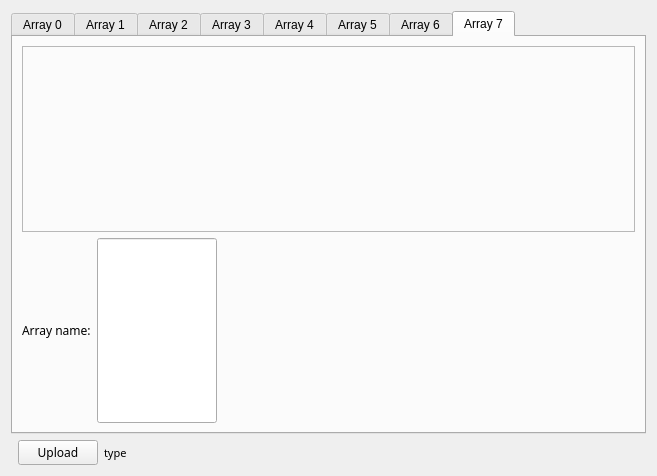
<?xml version="1.0" encoding="UTF-8"?>
<ui version="4.0">
 <class>EFrame</class>
 <widget class="QEFrame" name="EFrame">
  <property name="geometry">
   <rect>
    <x>0</x>
    <y>0</y>
    <width>657</width>
    <height>476</height>
   </rect>
  </property>
  <property name="windowTitle">
   <string>User array plot</string>
  </property>
  <layout class="QVBoxLayout" name="verticalLayout_3">
   <item>
    <widget class="QTabWidget" name="tabWidget">
     <property name="currentIndex">
      <number>7</number>
     </property>
     <property name="elideMode">
      <enum>Qt::ElideNone</enum>
     </property>
     <widget class="QWidget" name="tab">
      <attribute name="title">
       <string>Array 0</string>
      </attribute>
      <layout class="QVBoxLayout" name="verticalLayout_2">
       <item>
        <widget class="QFrame" name="frame_2">
         <property name="frameShape">
          <enum>QFrame::StyledPanel</enum>
         </property>
         <property name="frameShadow">
          <enum>QFrame::Raised</enum>
         </property>
         <layout class="QVBoxLayout" name="verticalLayout">
          <item>
           <widget class="QEPlot" name="qeplot_2">
            <property name="font">
             <font>
              <family>Abyssinica SIL</family>
              <pointsize>9</pointsize>
             </font>
            </property>
            <property name="variable1" stdset="0">
             <string>$(P)UARRAY0_MON</string>
            </property>
            <property name="axisEnableX">
             <bool>true</bool>
            </property>
            <property name="gridEnableMajorX">
             <bool>true</bool>
            </property>
            <property name="gridEnableMajorY">
             <bool>true</bool>
            </property>
            <property name="xIncrement">
             <double>1.000000000000000</double>
            </property>
            <property name="timeSpan">
             <UInt>59</UInt>
            </property>
            <property name="tickRate">
             <UInt>50</UInt>
            </property>
           </widget>
          </item>
         </layout>
        </widget>
       </item>
       <item>
        <layout class="QHBoxLayout" name="horizontalLayout_4">
         <item>
          <widget class="QLabel" name="label_10">
           <property name="sizePolicy">
            <sizepolicy hsizetype="Preferred" vsizetype="Minimum">
             <horstretch>0</horstretch>
             <verstretch>0</verstretch>
            </sizepolicy>
           </property>
           <property name="minimumSize">
            <size>
             <width>0</width>
             <height>1</height>
            </size>
           </property>
           <property name="sizeIncrement">
            <size>
             <width>1</width>
             <height>1</height>
            </size>
           </property>
           <property name="font">
            <font>
             <family>Abyssinica SIL</family>
             <pointsize>9</pointsize>
            </font>
           </property>
           <property name="text">
            <string>Array name:</string>
           </property>
          </widget>
         </item>
         <item>
          <widget class="QELineEdit" name="qelineedit_16">
           <property name="sizePolicy">
            <sizepolicy hsizetype="Fixed" vsizetype="Preferred">
             <horstretch>0</horstretch>
             <verstretch>0</verstretch>
            </sizepolicy>
           </property>
           <property name="minimumSize">
            <size>
             <width>120</width>
             <height>1</height>
            </size>
           </property>
           <property name="font">
            <font>
             <family>Abyssinica SIL</family>
             <pointsize>8</pointsize>
            </font>
           </property>
           <property name="variable" stdset="0">
            <string>$(P)UARRAYNAME0_SP</string>
           </property>
           <property name="addUnits">
            <bool>true</bool>
           </property>
          </widget>
         </item>
         <item>
          <spacer name="horizontalSpacer">
           <property name="orientation">
            <enum>Qt::Horizontal</enum>
           </property>
           <property name="sizeHint" stdset="0">
            <size>
             <width>40</width>
             <height>20</height>
            </size>
           </property>
          </spacer>
         </item>
        </layout>
       </item>
      </layout>
     </widget>
     <widget class="QWidget" name="tab_2">
      <attribute name="title">
       <string>Array 1</string>
      </attribute>
      <layout class="QVBoxLayout" name="verticalLayout_5">
       <item>
        <widget class="QFrame" name="frame_3">
         <property name="frameShape">
          <enum>QFrame::StyledPanel</enum>
         </property>
         <property name="frameShadow">
          <enum>QFrame::Raised</enum>
         </property>
         <layout class="QVBoxLayout" name="verticalLayout_4">
          <item>
           <widget class="QEPlot" name="qeplot_3">
            <property name="font">
             <font>
              <family>Abyssinica SIL</family>
              <pointsize>9</pointsize>
             </font>
            </property>
            <property name="variable1" stdset="0">
             <string>$(P)UARRAY1_MON</string>
            </property>
            <property name="axisEnableX">
             <bool>true</bool>
            </property>
            <property name="gridEnableMajorX">
             <bool>true</bool>
            </property>
            <property name="gridEnableMajorY">
             <bool>true</bool>
            </property>
            <property name="xIncrement">
             <double>1.000000000000000</double>
            </property>
            <property name="timeSpan">
             <UInt>59</UInt>
            </property>
            <property name="tickRate">
             <UInt>50</UInt>
            </property>
           </widget>
          </item>
         </layout>
        </widget>
       </item>
       <item>
        <layout class="QHBoxLayout" name="horizontalLayout_5">
         <item>
          <widget class="QLabel" name="label_11">
           <property name="sizePolicy">
            <sizepolicy hsizetype="Preferred" vsizetype="Minimum">
             <horstretch>0</horstretch>
             <verstretch>0</verstretch>
            </sizepolicy>
           </property>
           <property name="minimumSize">
            <size>
             <width>0</width>
             <height>1</height>
            </size>
           </property>
           <property name="sizeIncrement">
            <size>
             <width>1</width>
             <height>1</height>
            </size>
           </property>
           <property name="font">
            <font>
             <family>Abyssinica SIL</family>
             <pointsize>9</pointsize>
            </font>
           </property>
           <property name="text">
            <string>Array name:</string>
           </property>
          </widget>
         </item>
         <item>
          <widget class="QELineEdit" name="qelineedit_17">
           <property name="sizePolicy">
            <sizepolicy hsizetype="Fixed" vsizetype="Preferred">
             <horstretch>0</horstretch>
             <verstretch>0</verstretch>
            </sizepolicy>
           </property>
           <property name="minimumSize">
            <size>
             <width>120</width>
             <height>1</height>
            </size>
           </property>
           <property name="font">
            <font>
             <family>Abyssinica SIL</family>
             <pointsize>8</pointsize>
            </font>
           </property>
           <property name="variable" stdset="0">
            <string>$(P)UARRAYNAME1_SP</string>
           </property>
           <property name="addUnits">
            <bool>true</bool>
           </property>
          </widget>
         </item>
         <item>
          <spacer name="horizontalSpacer_2">
           <property name="orientation">
            <enum>Qt::Horizontal</enum>
           </property>
           <property name="sizeHint" stdset="0">
            <size>
             <width>40</width>
             <height>20</height>
            </size>
           </property>
          </spacer>
         </item>
        </layout>
       </item>
      </layout>
     </widget>
     <widget class="QWidget" name="tab_3">
      <attribute name="title">
       <string>Array 2</string>
      </attribute>
      <layout class="QVBoxLayout" name="verticalLayout_7">
       <item>
        <widget class="QFrame" name="frame_4">
         <property name="frameShape">
          <enum>QFrame::StyledPanel</enum>
         </property>
         <property name="frameShadow">
          <enum>QFrame::Raised</enum>
         </property>
         <layout class="QVBoxLayout" name="verticalLayout_6">
          <item>
           <widget class="QEPlot" name="qeplot_4">
            <property name="font">
             <font>
              <family>Abyssinica SIL</family>
              <pointsize>9</pointsize>
             </font>
            </property>
            <property name="variable1" stdset="0">
             <string>$(P)UARRAY2_MON</string>
            </property>
            <property name="axisEnableX">
             <bool>true</bool>
            </property>
            <property name="gridEnableMajorX">
             <bool>true</bool>
            </property>
            <property name="gridEnableMajorY">
             <bool>true</bool>
            </property>
            <property name="xIncrement">
             <double>1.000000000000000</double>
            </property>
            <property name="timeSpan">
             <UInt>59</UInt>
            </property>
            <property name="tickRate">
             <UInt>50</UInt>
            </property>
           </widget>
          </item>
         </layout>
        </widget>
       </item>
       <item>
        <layout class="QHBoxLayout" name="horizontalLayout_6">
         <item>
          <widget class="QLabel" name="label_12">
           <property name="sizePolicy">
            <sizepolicy hsizetype="Preferred" vsizetype="Minimum">
             <horstretch>0</horstretch>
             <verstretch>0</verstretch>
            </sizepolicy>
           </property>
           <property name="minimumSize">
            <size>
             <width>0</width>
             <height>1</height>
            </size>
           </property>
           <property name="sizeIncrement">
            <size>
             <width>1</width>
             <height>1</height>
            </size>
           </property>
           <property name="font">
            <font>
             <family>Abyssinica SIL</family>
             <pointsize>9</pointsize>
            </font>
           </property>
           <property name="text">
            <string>Array name:</string>
           </property>
          </widget>
         </item>
         <item>
          <widget class="QELineEdit" name="qelineedit_18">
           <property name="sizePolicy">
            <sizepolicy hsizetype="Fixed" vsizetype="Preferred">
             <horstretch>0</horstretch>
             <verstretch>0</verstretch>
            </sizepolicy>
           </property>
           <property name="minimumSize">
            <size>
             <width>120</width>
             <height>1</height>
            </size>
           </property>
           <property name="font">
            <font>
             <family>Abyssinica SIL</family>
             <pointsize>8</pointsize>
            </font>
           </property>
           <property name="variable" stdset="0">
            <string>$(P)UARRAYNAME2_SP</string>
           </property>
           <property name="addUnits">
            <bool>true</bool>
           </property>
          </widget>
         </item>
         <item>
          <spacer name="horizontalSpacer_3">
           <property name="orientation">
            <enum>Qt::Horizontal</enum>
           </property>
           <property name="sizeHint" stdset="0">
            <size>
             <width>40</width>
             <height>20</height>
            </size>
           </property>
          </spacer>
         </item>
        </layout>
       </item>
      </layout>
     </widget>
     <widget class="QWidget" name="tab_4">
      <attribute name="title">
       <string>Array 3</string>
      </attribute>
      <layout class="QVBoxLayout" name="verticalLayout_9">
       <item>
        <widget class="QFrame" name="frame_5">
         <property name="frameShape">
          <enum>QFrame::StyledPanel</enum>
         </property>
         <property name="frameShadow">
          <enum>QFrame::Raised</enum>
         </property>
         <layout class="QVBoxLayout" name="verticalLayout_8">
          <item>
           <widget class="QEPlot" name="qeplot_5">
            <property name="font">
             <font>
              <family>Abyssinica SIL</family>
              <pointsize>9</pointsize>
             </font>
            </property>
            <property name="variable1" stdset="0">
             <string>$(P)UARRAY3_MON</string>
            </property>
            <property name="axisEnableX">
             <bool>true</bool>
            </property>
            <property name="gridEnableMajorX">
             <bool>true</bool>
            </property>
            <property name="gridEnableMajorY">
             <bool>true</bool>
            </property>
            <property name="xIncrement">
             <double>1.000000000000000</double>
            </property>
            <property name="timeSpan">
             <UInt>59</UInt>
            </property>
            <property name="tickRate">
             <UInt>50</UInt>
            </property>
           </widget>
          </item>
         </layout>
        </widget>
       </item>
       <item>
        <layout class="QHBoxLayout" name="horizontalLayout_7">
         <item>
          <widget class="QLabel" name="label_13">
           <property name="sizePolicy">
            <sizepolicy hsizetype="Preferred" vsizetype="Minimum">
             <horstretch>0</horstretch>
             <verstretch>0</verstretch>
            </sizepolicy>
           </property>
           <property name="minimumSize">
            <size>
             <width>0</width>
             <height>1</height>
            </size>
           </property>
           <property name="sizeIncrement">
            <size>
             <width>1</width>
             <height>1</height>
            </size>
           </property>
           <property name="font">
            <font>
             <family>Abyssinica SIL</family>
             <pointsize>9</pointsize>
            </font>
           </property>
           <property name="text">
            <string>Array name:</string>
           </property>
          </widget>
         </item>
         <item>
          <widget class="QELineEdit" name="qelineedit_19">
           <property name="sizePolicy">
            <sizepolicy hsizetype="Fixed" vsizetype="Preferred">
             <horstretch>0</horstretch>
             <verstretch>0</verstretch>
            </sizepolicy>
           </property>
           <property name="minimumSize">
            <size>
             <width>120</width>
             <height>1</height>
            </size>
           </property>
           <property name="font">
            <font>
             <family>Abyssinica SIL</family>
             <pointsize>8</pointsize>
            </font>
           </property>
           <property name="variable" stdset="0">
            <string>$(P)UARRAYNAME3_SP</string>
           </property>
           <property name="addUnits">
            <bool>true</bool>
           </property>
          </widget>
         </item>
         <item>
          <spacer name="horizontalSpacer_4">
           <property name="orientation">
            <enum>Qt::Horizontal</enum>
           </property>
           <property name="sizeHint" stdset="0">
            <size>
             <width>40</width>
             <height>20</height>
            </size>
           </property>
          </spacer>
         </item>
        </layout>
       </item>
      </layout>
     </widget>
     <widget class="QWidget" name="tab_5">
      <attribute name="title">
       <string>Array 4</string>
      </attribute>
      <layout class="QVBoxLayout" name="verticalLayout_11">
       <item>
        <widget class="QFrame" name="frame_6">
         <property name="frameShape">
          <enum>QFrame::StyledPanel</enum>
         </property>
         <property name="frameShadow">
          <enum>QFrame::Raised</enum>
         </property>
         <layout class="QVBoxLayout" name="verticalLayout_10">
          <item>
           <widget class="QEPlot" name="qeplot_6">
            <property name="font">
             <font>
              <family>Abyssinica SIL</family>
              <pointsize>9</pointsize>
             </font>
            </property>
            <property name="variable1" stdset="0">
             <string>$(P)UARRAY4_MON</string>
            </property>
            <property name="axisEnableX">
             <bool>true</bool>
            </property>
            <property name="gridEnableMajorX">
             <bool>true</bool>
            </property>
            <property name="gridEnableMajorY">
             <bool>true</bool>
            </property>
            <property name="xIncrement">
             <double>1.000000000000000</double>
            </property>
            <property name="timeSpan">
             <UInt>59</UInt>
            </property>
            <property name="tickRate">
             <UInt>50</UInt>
            </property>
           </widget>
          </item>
         </layout>
        </widget>
       </item>
       <item>
        <layout class="QHBoxLayout" name="horizontalLayout_8">
         <item>
          <widget class="QLabel" name="label_17">
           <property name="sizePolicy">
            <sizepolicy hsizetype="Preferred" vsizetype="Minimum">
             <horstretch>0</horstretch>
             <verstretch>0</verstretch>
            </sizepolicy>
           </property>
           <property name="minimumSize">
            <size>
             <width>0</width>
             <height>1</height>
            </size>
           </property>
           <property name="sizeIncrement">
            <size>
             <width>1</width>
             <height>1</height>
            </size>
           </property>
           <property name="font">
            <font>
             <family>Abyssinica SIL</family>
             <pointsize>9</pointsize>
            </font>
           </property>
           <property name="text">
            <string>Array name:</string>
           </property>
          </widget>
         </item>
         <item>
          <widget class="QELineEdit" name="qelineedit_20">
           <property name="sizePolicy">
            <sizepolicy hsizetype="Fixed" vsizetype="Preferred">
             <horstretch>0</horstretch>
             <verstretch>0</verstretch>
            </sizepolicy>
           </property>
           <property name="minimumSize">
            <size>
             <width>120</width>
             <height>1</height>
            </size>
           </property>
           <property name="font">
            <font>
             <family>Abyssinica SIL</family>
             <pointsize>8</pointsize>
            </font>
           </property>
           <property name="variable" stdset="0">
            <string>$(P)UARRAYNAME4_SP</string>
           </property>
           <property name="addUnits">
            <bool>true</bool>
           </property>
          </widget>
         </item>
         <item>
          <spacer name="horizontalSpacer_5">
           <property name="orientation">
            <enum>Qt::Horizontal</enum>
           </property>
           <property name="sizeHint" stdset="0">
            <size>
             <width>40</width>
             <height>20</height>
            </size>
           </property>
          </spacer>
         </item>
        </layout>
       </item>
      </layout>
     </widget>
     <widget class="QWidget" name="tab_6">
      <attribute name="title">
       <string>Array 5</string>
      </attribute>
      <layout class="QVBoxLayout" name="verticalLayout_13">
       <item>
        <widget class="QFrame" name="frame_7">
         <property name="frameShape">
          <enum>QFrame::StyledPanel</enum>
         </property>
         <property name="frameShadow">
          <enum>QFrame::Raised</enum>
         </property>
         <layout class="QVBoxLayout" name="verticalLayout_12">
          <item>
           <widget class="QEPlot" name="qeplot_7">
            <property name="font">
             <font>
              <family>Abyssinica SIL</family>
              <pointsize>9</pointsize>
             </font>
            </property>
            <property name="variable1" stdset="0">
             <string>$(P)UARRAY5_MON</string>
            </property>
            <property name="axisEnableX">
             <bool>true</bool>
            </property>
            <property name="gridEnableMajorX">
             <bool>true</bool>
            </property>
            <property name="gridEnableMajorY">
             <bool>true</bool>
            </property>
            <property name="xIncrement">
             <double>1.000000000000000</double>
            </property>
            <property name="timeSpan">
             <UInt>59</UInt>
            </property>
            <property name="tickRate">
             <UInt>50</UInt>
            </property>
           </widget>
          </item>
         </layout>
        </widget>
       </item>
       <item>
        <layout class="QHBoxLayout" name="horizontalLayout_9">
         <item>
          <widget class="QLabel" name="label_16">
           <property name="sizePolicy">
            <sizepolicy hsizetype="Preferred" vsizetype="Minimum">
             <horstretch>0</horstretch>
             <verstretch>0</verstretch>
            </sizepolicy>
           </property>
           <property name="minimumSize">
            <size>
             <width>0</width>
             <height>1</height>
            </size>
           </property>
           <property name="sizeIncrement">
            <size>
             <width>1</width>
             <height>1</height>
            </size>
           </property>
           <property name="font">
            <font>
             <family>Abyssinica SIL</family>
             <pointsize>9</pointsize>
            </font>
           </property>
           <property name="text">
            <string>Array name:</string>
           </property>
          </widget>
         </item>
         <item>
          <widget class="QELineEdit" name="qelineedit_21">
           <property name="sizePolicy">
            <sizepolicy hsizetype="Fixed" vsizetype="Preferred">
             <horstretch>0</horstretch>
             <verstretch>0</verstretch>
            </sizepolicy>
           </property>
           <property name="minimumSize">
            <size>
             <width>120</width>
             <height>1</height>
            </size>
           </property>
           <property name="font">
            <font>
             <family>Abyssinica SIL</family>
             <pointsize>8</pointsize>
            </font>
           </property>
           <property name="variable" stdset="0">
            <string>$(P)UARRAYNAME5_SP</string>
           </property>
           <property name="addUnits">
            <bool>true</bool>
           </property>
          </widget>
         </item>
         <item>
          <spacer name="horizontalSpacer_6">
           <property name="orientation">
            <enum>Qt::Horizontal</enum>
           </property>
           <property name="sizeHint" stdset="0">
            <size>
             <width>40</width>
             <height>20</height>
            </size>
           </property>
          </spacer>
         </item>
        </layout>
       </item>
      </layout>
     </widget>
     <widget class="QWidget" name="tab_7">
      <attribute name="title">
       <string>Array 6</string>
      </attribute>
      <layout class="QVBoxLayout" name="verticalLayout_15">
       <item>
        <widget class="QFrame" name="frame_8">
         <property name="frameShape">
          <enum>QFrame::StyledPanel</enum>
         </property>
         <property name="frameShadow">
          <enum>QFrame::Raised</enum>
         </property>
         <layout class="QVBoxLayout" name="verticalLayout_14">
          <item>
           <widget class="QEPlot" name="qeplot_8">
            <property name="font">
             <font>
              <family>Abyssinica SIL</family>
              <pointsize>9</pointsize>
             </font>
            </property>
            <property name="variable1" stdset="0">
             <string>$(P)UARRAY6_MON</string>
            </property>
            <property name="axisEnableX">
             <bool>true</bool>
            </property>
            <property name="gridEnableMajorX">
             <bool>true</bool>
            </property>
            <property name="gridEnableMajorY">
             <bool>true</bool>
            </property>
            <property name="xIncrement">
             <double>1.000000000000000</double>
            </property>
            <property name="timeSpan">
             <UInt>59</UInt>
            </property>
            <property name="tickRate">
             <UInt>50</UInt>
            </property>
           </widget>
          </item>
         </layout>
        </widget>
       </item>
       <item>
        <layout class="QHBoxLayout" name="horizontalLayout_10">
         <item>
          <widget class="QLabel" name="label_15">
           <property name="sizePolicy">
            <sizepolicy hsizetype="Preferred" vsizetype="Minimum">
             <horstretch>0</horstretch>
             <verstretch>0</verstretch>
            </sizepolicy>
           </property>
           <property name="minimumSize">
            <size>
             <width>0</width>
             <height>1</height>
            </size>
           </property>
           <property name="sizeIncrement">
            <size>
             <width>1</width>
             <height>1</height>
            </size>
           </property>
           <property name="font">
            <font>
             <family>Abyssinica SIL</family>
             <pointsize>9</pointsize>
            </font>
           </property>
           <property name="text">
            <string>Array name:</string>
           </property>
          </widget>
         </item>
         <item>
          <widget class="QELineEdit" name="qelineedit_22">
           <property name="sizePolicy">
            <sizepolicy hsizetype="Fixed" vsizetype="Preferred">
             <horstretch>0</horstretch>
             <verstretch>0</verstretch>
            </sizepolicy>
           </property>
           <property name="minimumSize">
            <size>
             <width>120</width>
             <height>1</height>
            </size>
           </property>
           <property name="font">
            <font>
             <family>Abyssinica SIL</family>
             <pointsize>8</pointsize>
            </font>
           </property>
           <property name="variable" stdset="0">
            <string>$(P)UARRAYNAME6_SP</string>
           </property>
           <property name="addUnits">
            <bool>true</bool>
           </property>
          </widget>
         </item>
         <item>
          <spacer name="horizontalSpacer_7">
           <property name="orientation">
            <enum>Qt::Horizontal</enum>
           </property>
           <property name="sizeHint" stdset="0">
            <size>
             <width>40</width>
             <height>20</height>
            </size>
           </property>
          </spacer>
         </item>
        </layout>
       </item>
      </layout>
     </widget>
     <widget class="QWidget" name="tab_8">
      <attribute name="title">
       <string>Array 7</string>
      </attribute>
      <layout class="QVBoxLayout" name="verticalLayout_17">
       <item>
        <widget class="QFrame" name="frame_9">
         <property name="frameShape">
          <enum>QFrame::StyledPanel</enum>
         </property>
         <property name="frameShadow">
          <enum>QFrame::Raised</enum>
         </property>
         <layout class="QVBoxLayout" name="verticalLayout_16">
          <item>
           <widget class="QEPlot" name="qeplot_9">
            <property name="font">
             <font>
              <family>Abyssinica SIL</family>
              <pointsize>9</pointsize>
             </font>
            </property>
            <property name="variable1" stdset="0">
             <string>$(P)UARRAY7_MON</string>
            </property>
            <property name="axisEnableX">
             <bool>true</bool>
            </property>
            <property name="gridEnableMajorX">
             <bool>true</bool>
            </property>
            <property name="gridEnableMajorY">
             <bool>true</bool>
            </property>
            <property name="xIncrement">
             <double>1.000000000000000</double>
            </property>
            <property name="timeSpan">
             <UInt>59</UInt>
            </property>
            <property name="tickRate">
             <UInt>50</UInt>
            </property>
           </widget>
          </item>
         </layout>
        </widget>
       </item>
       <item>
        <layout class="QHBoxLayout" name="horizontalLayout_11">
         <item>
          <widget class="QLabel" name="label_14">
           <property name="sizePolicy">
            <sizepolicy hsizetype="Preferred" vsizetype="Minimum">
             <horstretch>0</horstretch>
             <verstretch>0</verstretch>
            </sizepolicy>
           </property>
           <property name="minimumSize">
            <size>
             <width>0</width>
             <height>1</height>
            </size>
           </property>
           <property name="sizeIncrement">
            <size>
             <width>1</width>
             <height>1</height>
            </size>
           </property>
           <property name="font">
            <font>
             <family>Abyssinica SIL</family>
             <pointsize>9</pointsize>
            </font>
           </property>
           <property name="text">
            <string>Array name:</string>
           </property>
          </widget>
         </item>
         <item>
          <widget class="QELineEdit" name="qelineedit_23">
           <property name="sizePolicy">
            <sizepolicy hsizetype="Fixed" vsizetype="Preferred">
             <horstretch>0</horstretch>
             <verstretch>0</verstretch>
            </sizepolicy>
           </property>
           <property name="minimumSize">
            <size>
             <width>120</width>
             <height>1</height>
            </size>
           </property>
           <property name="font">
            <font>
             <family>Abyssinica SIL</family>
             <pointsize>8</pointsize>
            </font>
           </property>
           <property name="variable" stdset="0">
            <string>$(P)UARRAYNAME7_SP</string>
           </property>
           <property name="addUnits">
            <bool>true</bool>
           </property>
          </widget>
         </item>
         <item>
          <spacer name="horizontalSpacer_8">
           <property name="orientation">
            <enum>Qt::Horizontal</enum>
           </property>
           <property name="sizeHint" stdset="0">
            <size>
             <width>40</width>
             <height>20</height>
            </size>
           </property>
          </spacer>
         </item>
        </layout>
       </item>
      </layout>
     </widget>
    </widget>
   </item>
   <item>
    <layout class="QHBoxLayout" name="horizontalLayout">
     <item>
      <spacer name="horizontalSpacer_10">
       <property name="orientation">
        <enum>Qt::Horizontal</enum>
       </property>
       <property name="sizeType">
        <enum>QSizePolicy::Fixed</enum>
       </property>
       <property name="sizeHint" stdset="0">
        <size>
         <width>7</width>
         <height>20</height>
        </size>
       </property>
      </spacer>
     </item>
     <item>
      <widget class="QEPushButton" name="qepushbutton_7">
       <property name="sizePolicy">
        <sizepolicy hsizetype="Minimum" vsizetype="Preferred">
         <horstretch>0</horstretch>
         <verstretch>0</verstretch>
        </sizepolicy>
       </property>
       <property name="minimumSize">
        <size>
         <width>0</width>
         <height>1</height>
        </size>
       </property>
       <property name="maximumSize">
        <size>
         <width>16777215</width>
         <height>16777215</height>
        </size>
       </property>
       <property name="font">
        <font>
         <family>Abyssinica SIL</family>
         <pointsize>9</pointsize>
        </font>
       </property>
       <property name="text">
        <string>Upload</string>
       </property>
       <property name="variable" stdset="0">
        <string>$(P)UPLOAD_CMD</string>
       </property>
       <property name="variableAsToolTip">
        <bool>false</bool>
       </property>
       <property name="guiFile" stdset="0">
        <string/>
       </property>
       <property name="creationOption" stdset="0">
        <enum>QEPushButton::NewWindow</enum>
       </property>
       <property name="prioritySubstitutions">
        <string/>
       </property>
      </widget>
     </item>
     <item>
      <widget class="QELabel" name="qelabel_18">
       <property name="sizePolicy">
        <sizepolicy hsizetype="Minimum" vsizetype="Preferred">
         <horstretch>0</horstretch>
         <verstretch>0</verstretch>
        </sizepolicy>
       </property>
       <property name="font">
        <font>
         <family>Abyssinica SIL</family>
         <pointsize>8</pointsize>
        </font>
       </property>
       <property name="layoutDirection">
        <enum>Qt::LeftToRight</enum>
       </property>
       <property name="alignment">
        <set>Qt::AlignLeading|Qt::AlignLeft|Qt::AlignVCenter</set>
       </property>
       <property name="variable" stdset="0">
        <string>$(P)UPLOAD_STATUS</string>
       </property>
       <property name="text">
        <string>type</string>
       </property>
      </widget>
     </item>
     <item>
      <spacer name="horizontalSpacer_9">
       <property name="orientation">
        <enum>Qt::Horizontal</enum>
       </property>
       <property name="sizeHint" stdset="0">
        <size>
         <width>40</width>
         <height>20</height>
        </size>
       </property>
      </spacer>
     </item>
    </layout>
   </item>
  </layout>
 </widget>
 <customwidgets>
  <customwidget>
   <class>QwtPlot</class>
   <extends>QFrame</extends>
   <header>qwt_plot.h</header>
  </customwidget>
  <customwidget>
   <class>QELabel</class>
   <extends>QLabel</extends>
   <header>QELabel.h</header>
  </customwidget>
  <customwidget>
   <class>QELineEdit</class>
   <extends>QLineEdit</extends>
   <header>QELineEdit.h</header>
  </customwidget>
  <customwidget>
   <class>QEPlot</class>
   <extends>QwtPlot</extends>
   <header>QEPlot.h</header>
  </customwidget>
  <customwidget>
   <class>QEPushButton</class>
   <extends>QPushButton</extends>
   <header>QEPushButton.h</header>
  </customwidget>
  <customwidget>
   <class>QEFrame</class>
   <extends>QFrame</extends>
   <header>QEFrame.h</header>
   <container>1</container>
  </customwidget>
 </customwidgets>
 <resources/>
 <connections/>
</ui>
